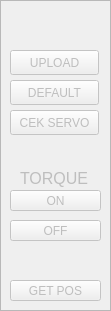
  <widget class="QFrame" name="frame_6">
   <property name="enabled">
    <bool>false</bool>
   </property>
   <property name="geometry">
    <rect>
     <x>420</x>
     <y>60</y>
     <width>111</width>
     <height>311</height>
    </rect>
   </property>
   <property name="frameShape">
    <enum>QFrame::StyledPanel</enum>
   </property>
   <property name="frameShadow">
    <enum>QFrame::Raised</enum>
   </property>
   <widget class="QPushButton" name="Pboff_torque">
    <property name="geometry">
     <rect>
      <x>10</x>
      <y>220</y>
      <width>91</width>
      <height>21</height>
     </rect>
    </property>
    <property name="text">
     <string>OFF</string>
    </property>
   </widget>
   <widget class="QPushButton" name="Pbon_torque">
    <property name="geometry">
     <rect>
      <x>10</x>
      <y>190</y>
      <width>91</width>
      <height>21</height>
     </rect>
    </property>
    <property name="text">
     <string>ON</string>
    </property>
   </widget>
   <widget class="QLabel" name="label_6">
    <property name="geometry">
     <rect>
      <x>20</x>
      <y>170</y>
      <width>71</width>
      <height>17</height>
     </rect>
    </property>
    <property name="palette">
     <palette>
      <active>
       <colorrole role="WindowText">
        <brush brushstyle="SolidPattern">
         <color alpha="255">
          <red>255</red>
          <green>255</green>
          <blue>255</blue>
         </color>
        </brush>
       </colorrole>
      </active>
      <inactive>
       <colorrole role="WindowText">
        <brush brushstyle="SolidPattern">
         <color alpha="255">
          <red>255</red>
          <green>255</green>
          <blue>255</blue>
         </color>
        </brush>
       </colorrole>
      </inactive>
      <disabled>
       <colorrole role="WindowText">
        <brush brushstyle="SolidPattern">
         <color alpha="255">
          <red>190</red>
          <green>190</green>
          <blue>190</blue>
         </color>
        </brush>
       </colorrole>
      </disabled>
     </palette>
    </property>
    <property name="font">
     <font>
      <pointsize>12</pointsize>
     </font>
    </property>
    <property name="text">
     <string>TORQUE</string>
    </property>
   </widget>
   <widget class="QPushButton" name="Pbupload">
    <property name="geometry">
     <rect>
      <x>10</x>
      <y>50</y>
      <width>89</width>
      <height>25</height>
     </rect>
    </property>
    <property name="text">
     <string>UPLOAD</string>
    </property>
   </widget>
   <widget class="QPushButton" name="Pbdefault">
    <property name="geometry">
     <rect>
      <x>10</x>
      <y>80</y>
      <width>89</width>
      <height>25</height>
     </rect>
    </property>
    <property name="text">
     <string>DEFAULT</string>
    </property>
   </widget>
   <widget class="QPushButton" name="Pbservo">
    <property name="geometry">
     <rect>
      <x>10</x>
      <y>110</y>
      <width>89</width>
      <height>25</height>
     </rect>
    </property>
    <property name="text">
     <string>CEK SERVO</string>
    </property>
   </widget>
   <widget class="QPushButton" name="Pbgetpos">
    <property name="geometry">
     <rect>
      <x>10</x>
      <y>280</y>
      <width>91</width>
      <height>21</height>
     </rect>
    </property>
    <property name="text">
     <string>GET POS</string>
    </property>
   </widget>
  </widget>
